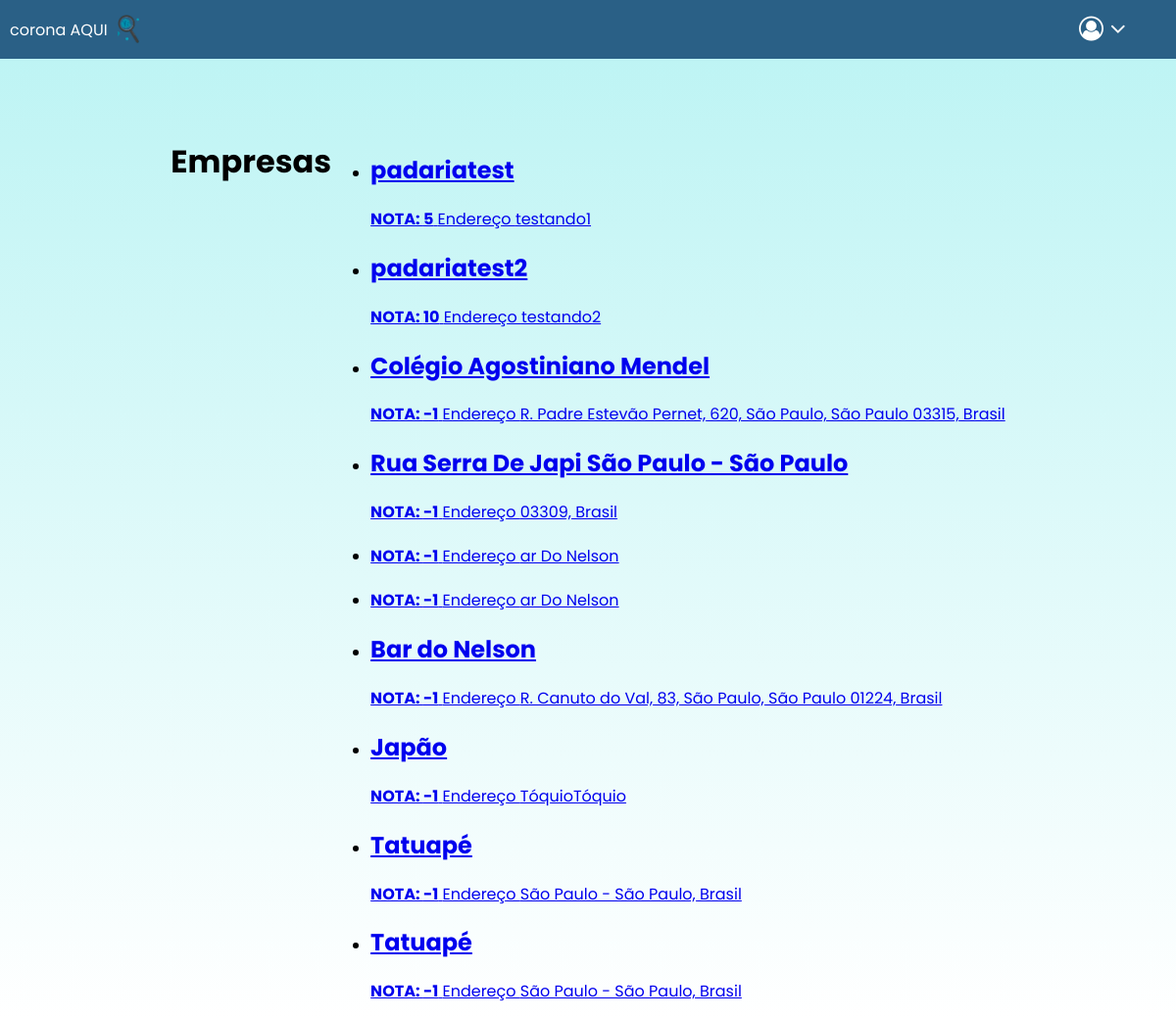
Screenshot of /registros/ (signed in) with the database file from the repository.
### registros/models.py (models this page shows, shortened)
class Empresas(models.Model):
    id = models.AutoField(auto_created=True, primary_key=True, serialize=False, verbose_name='ID')
    address = models.CharField(max_length=200)
    name = models.CharField(max_length=101)
    grade = models.IntegerField()
    longitude = models.FloatField(default='0.00')
    latitude = models.FloatField(default='0.00')

### registros/views.py (the view)
# urls.py: path('', homepage.index),
def index(request):
    return render(request, "registros/index.html", {
        "empresas": Empresas.objects.all()
    })

### registros/templates/registros/index.html (shortened to what this page needs)
{% extends "registros/layout.html" %}
{% block body %}
    <h1>Empresas</h1>
    <ul>
        {% for empresa in empresas %}
            <li><h2>
                <a href="{% url 'avaliacao' empresa.id %}">
                {{ empresa.name }} </h2><b>NOTA: {{ empresa.grade }}</b> Endereço {{ empresa.address }}
            </li>
            {% endfor %}
    </ul>
{% endblock %}

### home/static/index.css (style rules this page uses)
body { margin: 0; font-family: 'Poppins'; }

### rows the page displays
Empresas: name "padariatest", grade "5", address "testando1"
Empresas: name "padariatest2", grade "10", address "testando2"
Empresas: name "Colégio Agostiniano Mendel", grade "-1", address "R. Padre Estevão Pernet, 620, São Paulo, São Paulo 03315, Brasil"
Empresas: name "Rua Serra De Japi São Paulo - São Paulo", grade "-1", address "03309, Brasil"
Empresas: grade "-1", address "ar Do Nelson"
Empresas: grade "-1", address "ar Do Nelson"
Empresas: name "Bar do Nelson", grade "-1", address "R. Canuto do Val, 83, São Paulo, São Paulo 01224, Brasil"
Empresas: name "Japão", grade "-1", address "TóquioTóquio"
Empresas: name "Tatuapé", grade "-1", address "São Paulo - São Paulo, Brasil"
Empresas: name "Tatuapé", grade "-1", address "São Paulo - São Paulo, Brasil"
